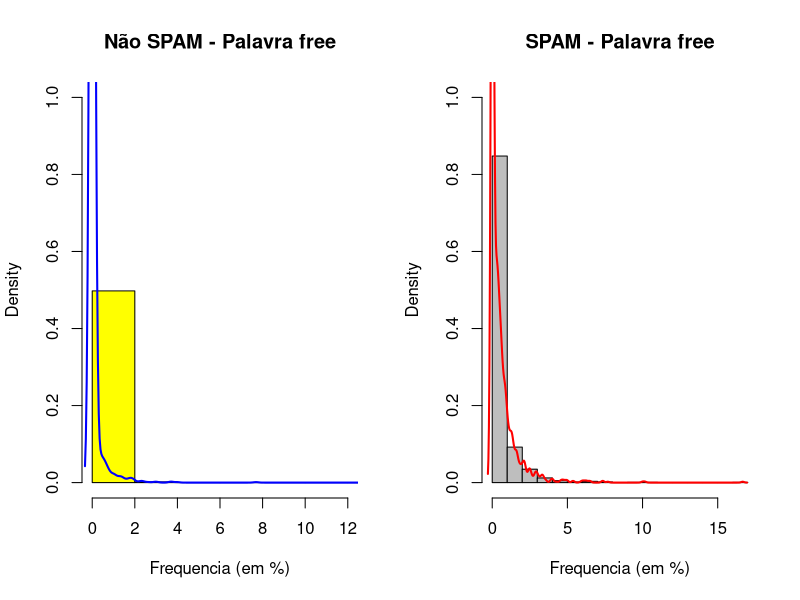
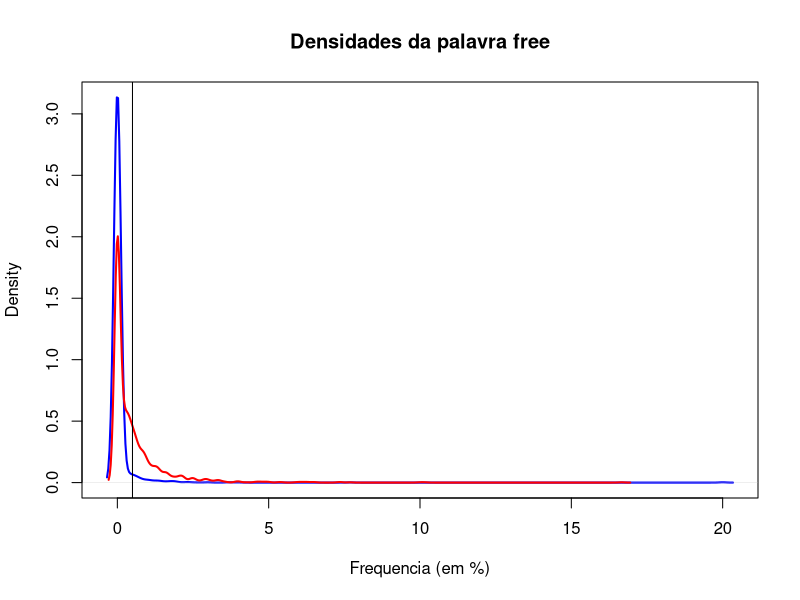

The R source for these figures, in order:
rm(list = ls()) # Limpando o "Enviroment"
options(scipen = 999)


# Pacotes -----------------------------------------------------------------

library(kernlab)
library(dplyr)

# Base de dados -----------------------------------------------------------

data(spam)


# Analise -----------------------------------------------------------------

par(mfrow = c(1,2)) # Como organjizar os graficos

hist(spam$free[spam$type == "nonspam"],
     prob = T, col = "yellow", ylim = c(0,1),
     xlim = c(0,12), xlab="Frequencia (em %)",
     main = "Não SPAM - Palavra free") # Grafico com os emails que nao sao spam 

lines(density(spam$free[spam$type=="nonspam"]),
      col="blue", lwd=2) #Densidade estimada

hist(spam$free[spam$type == "spam"],
     prob = T,col = "gray",
     ylim = c(0,1),
     xlab = "Frequencia (em %)", main = "SPAM - Palavra free")

lines(density(spam$free[spam$type == "spam"]), col = "red", lwd = 2)

## Conclusao: Podemos obeservar que os emails que nao sao spam tem uma
## distribuicao perto do zero. Ja quando falamos de spam tem uma
## distribuicao ao longo do grafcio.

par(mfrow=c(1,1)) # Colocando o grafico em uma linha e coluna

plot(density(spam$free[spam$type=="nonspam"]),
     col="blue",lwd=2,
     xlab="Frequencia (em %)",
     main="Densidades da palavra free")

lines(density(spam$free[spam$type=="spam"]),
      col="red",lwd=2)

## Juntamos as densidades estimadas

abline(v = 0.5) # Escolhemos um valor que seja equilibrado paa ra abranger 
# spam de nao spam

predition <- ifelse(spam$free > 0.5,"spam","nonspam") # Separamos eles

table(predition,spam$type) # Vamos fazer uma tabela que reuna as informacoes

table(predition,spam$type)/length(spam$type) # Proporcao

## Taxa de acerto: 
paste0(round((0.58248207+0.11845251)*100), "%")
